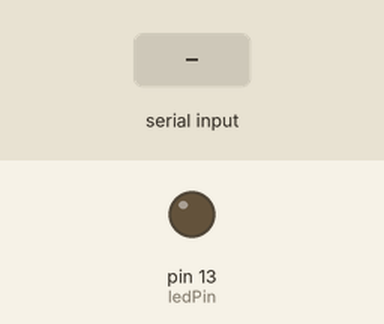
Simulated run of this sketch. Board: Arduino Uno, built with avr-gcc and run on an emulated ATmega328P. On the bench: output pins drawn as LEDs (lit = HIGH). Inputs (shaded band) come from the test bench.

Above: at 1.2 s.
1.3 s: "1" received over the second serial link
At 2.2 s:
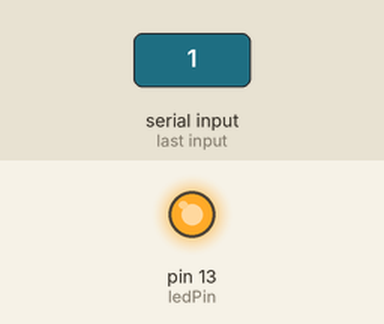
2.8 s: "0" received over the second serial link
At 3.4 s:
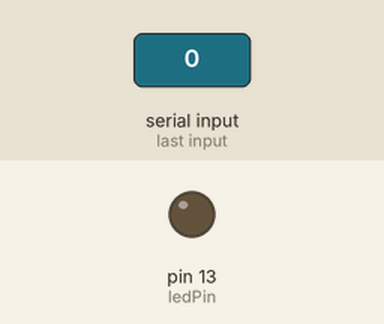
Timing chart, 0 to 5.8 s (numbered marks = the images above; inputs shaded):
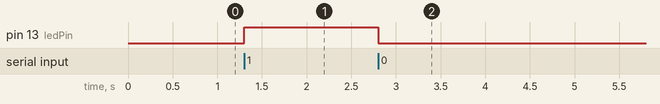

Measured:
- after the input at 1.3 s, pin 13 (ledPin): LOW → HIGH at once
- after the input at 2.8 s, pin 13 (ledPin): HIGH → LOW at once

The sketch:

level-15-if-else-hc05-led.ino
```cpp
#include <SoftwareSerial.h>

SoftwareSerial bluetooth(2, 3);
const int ledPin = 13;

void setup() {
    pinMode(ledPin, OUTPUT);
    bluetooth.begin(9600);
}

void loop() {
    if (bluetooth.available()) {
        char command = bluetooth.read();

        if (command == '1') {
            digitalWrite(ledPin, HIGH);
        } else {
            digitalWrite(ledPin, LOW);
        }
    }
}
```
